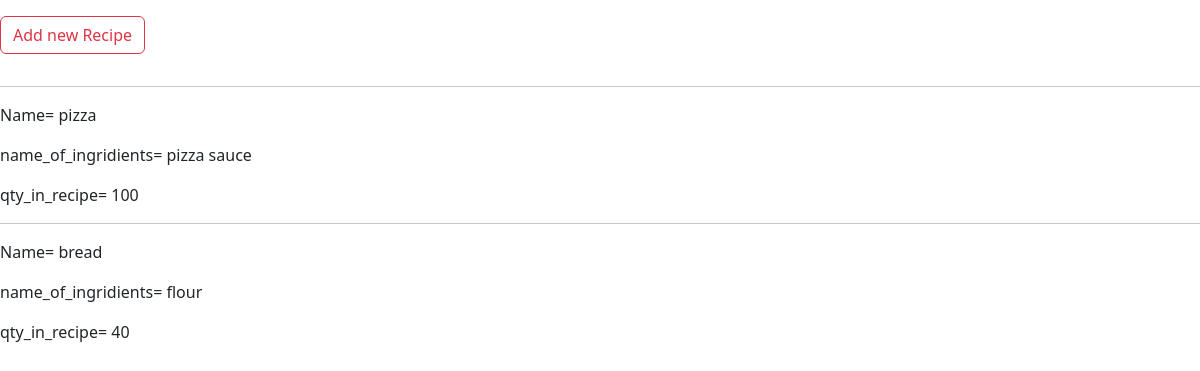
Page /menu/recipelist/ on the earlier database version.
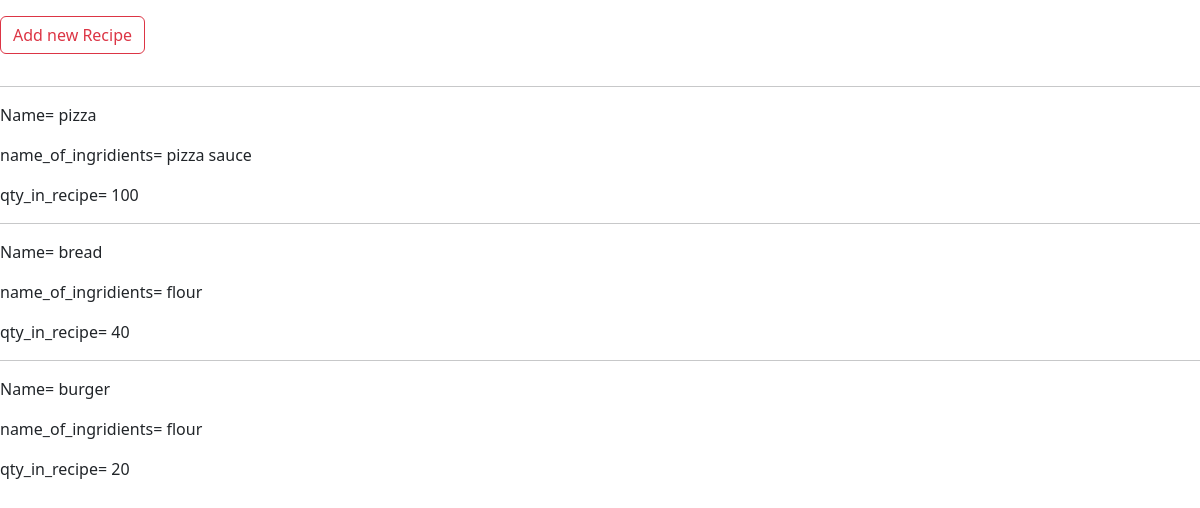
Same page on the later database version.
### myapp/models.py (models this page shows, shortened)
class Recipe(models.Model):
    name=models.ForeignKey(Menu, on_delete=models.CASCADE)
    name_of_ingridients=models.ForeignKey(Inventory, related_name='ingredient_recipes', on_delete=models.CASCADE)
    qty_in_recipe=models.IntegerField()

class Menu(models.Model):
    name=models.CharField(max_length=20)
    price=models.IntegerField()
    def __str__(self):
        return self.name

class Inventory(models.Model):
    item_name=models.CharField(max_length=20)
    qty=models.IntegerField()
    unit_price=models.IntegerField()
    def __str__(self):
        return self.item_name

### myapp/views.py (the view)
# urls.py: path('recipelist/',views.RecipeList.as_view(), name='indexofrecipe'),
class RecipeList(ListView):
    model=Recipe
    context_object_name="recipe"
    template_name="resturant/recipe_list.html"

### myapp/templates/resturant/recipe_list.html (shortened to what this page needs)
{% block content %}
{% load static %}
<html>
    <head>
        <link href="https://cdn.jsdelivr.net/npm/bootstrap@5.3.3/dist/css/bootstrap.min.css" rel="stylesheet">
    </head>
    <body>
        <a href="{% url 'myapp:addrecipe' %}" class="btn btn-outline-danger my-3">Add new Recipe</a>
        {% for r in recipe %}
            <div>
                <hr>
                <p>Name= {{ r.name }}</p>
                <p>name_of_ingridients= {{ r.name_of_ingridients }}</p>
                <p>qty_in_recipe= {{ r.qty_in_recipe }}</p>
        {% endfor %}
        {% endblock %}
    </div>
    </body>
</html>

Differences in the rows shown:
added Recipe: name "burger", name_of_ingridients "flour", qty_in_recipe "20"
